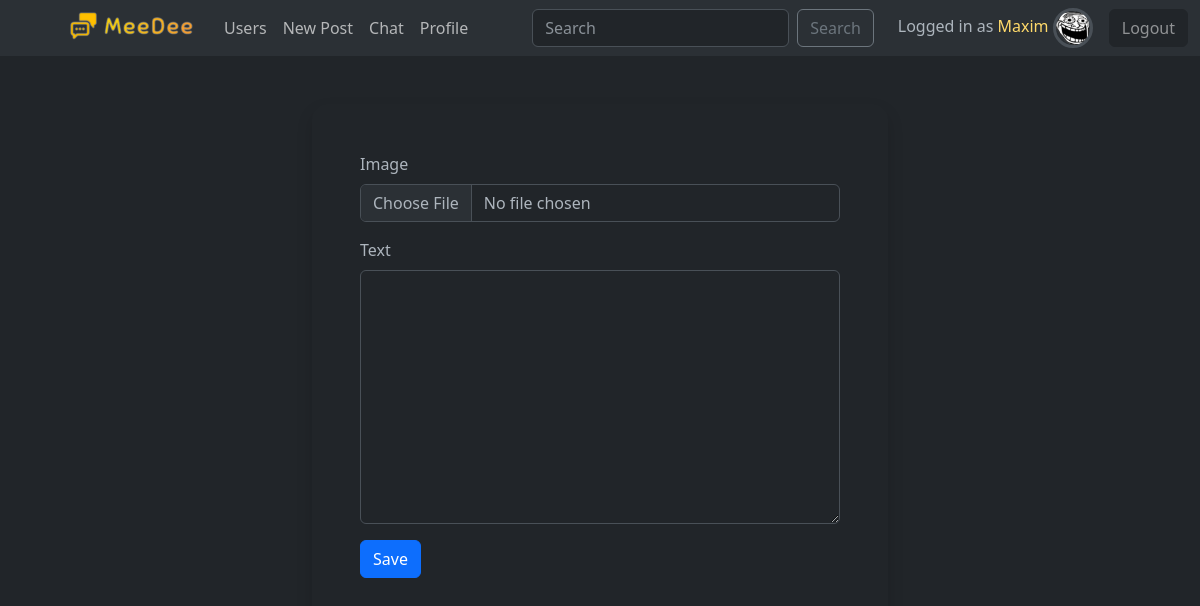
The page /add-post/ (signed in) on the database its author committed.
### social/models.py (models this page shows, shortened)
class User(AbstractUser):
    friends = models.ManyToManyField("User", blank=True)
    email = models.EmailField(unique=True)
    bio = models.TextField(max_length=300, blank=True)
    avatar = models.ImageField(upload_to="images", null=True)
    date_of_birth = models.DateField(null=True, blank=True)
    online_status = models.BooleanField(default=False)
    USERNAME_FIELD = "email"
    REQUIRED_FIELDS = ['username']

### social/views.py (the view, shortened to what this page needs)
# urls.py: path('add-post/', views.PostCreateView.as_view(), name='add-post'),
class PostCreateView(CreateView):
    form_class = PostCreationForm
    template_name = "social/create_post.html"

### social/forms.py
class PostCreationForm(forms.ModelForm):
    def __init__(self, *args, **kwargs):
        super(PostCreationForm, self).__init__(*args, **kwargs)
        self.helper = FormHelper(self)
        self.helper.layout.append(Submit('save', 'Save'))
    class Meta:
        model = Post
        exclude = ['likes', 'author']

### social/templates/social/create_post.html (shortened to what this page needs)
{% extends "base.html" %}
{% load crispy_forms_tags %}
{% block body %}
<div class="container mt-5" style="width: 600px;">
    <div class="modal-content  rounded-4 shadow p-5">
        {% crispy form %}
    </div>
</div>
{% endblock %}

### templates/includes/navbar.html (shortened to what this page needs)
{% load static %}
<nav class="navbar navbar-expand-lg bg-body-tertiary">
    <div class="container-fluid">
      <div class="collapse navbar-collapse" id="navbarSupportedContent">
        <ul class="navbar-nav me-auto ms-5 mb-2 mb-lg-0">
          <li class="nav-item">
            <a class="navbar-brand" href="{% url 'home' %}">
              <img src="{% static 'images/meedee.png' %}" alt="MeeDee" width="140">
            </a>
          </li>
          <li class="nav-item">
            <a class="nav-link" href="{% url 'users-list' %}">Users</a>
          </li>
          <li class="nav-item">
            <a class="nav-link" href="{% url 'add-post' %}">New Post</a>
          </li>
          <li class="nav-item">
            <a class="nav-link" href="{% url 'chat:chats' %}">Chat</a>
          </li>
          {% if user.is_authenticated %}
          <li class="nav-item">
            <a class="nav-link" href="{% url 'profile' request.user.id %}">Profile</a>
          </li>
          {% endif %}
        </ul>
        <form class="d-flex" role="search" action="{% url 'search' %}">
          <input class="form-control me-2" type="search" name="search" placeholder="Search" aria-label="Search">
          <button class="btn btn-outline-secondary" type="submit">Search</button>
        </form>
        <div class="navbar-nav ms-4 align-items-center">
          {% if user.is_authenticated %}
            <div class="me-3">
              Logged in as <span class="text-warning-emphasis">{{ request.user.username }}</span>
              {% if request.user.avatar %}
                <img src="{{ request.user.avatar.url }}" alt="" class="border border-3 rounded-circle" style="max-width: 40px; min-height: 40px;">
              {% else %}
                <img src="{% static 'images/no-avatar.png' %}" alt="" class="border border-3 rounded-circle" style="max-width: 40px; min-height: 40px;">
              {% endif %}
            </div>
            <div class="">
              <form action="{% url 'logout' %}" method="POST">
                  <button class="btn btn-dark text-white-50" type="submit">Logout</button>
              </form>
            </div>
          {% else %}
          <a class="nav-item text-decoration-none text-info-emphasis" href="{% url 'login' %}">Login</a>
          <span class="mx-1">|</span>
          <a class="nav-item text-decoration-none text-info-emphasis" href="{% url 'signup' %}">Sign Up</a>
          {% endif %}
        </div>
      </div>
    </div>
  </nav>

### rows shown on the page
User: user.username "Maxim", user.avatar (picture)
